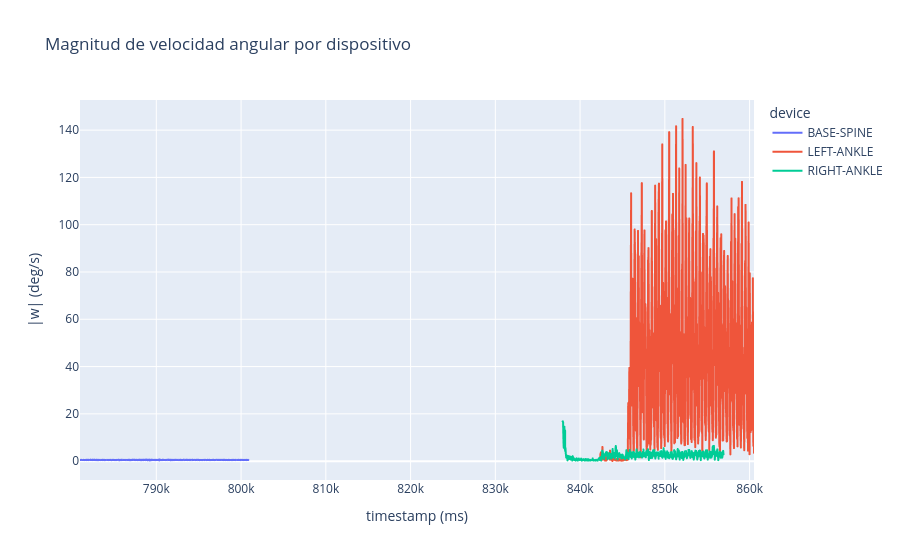

The notebook cell this image was saved under:
### Code cell
# Serie temporal de la magnitud de velocidad angular
fig_gyro = px.line(
    imu_df,
    x="timestamp",
    y="gyro_mag",
    color="device",
    title="Magnitud de velocidad angular por dispositivo",
    labels={"timestamp": "timestamp (ms)", "gyro_mag": "|w| (deg/s)"},
)
fig_gyro

### Figure 1 — Plotly figure (JSON) as saved in the notebook; plotly's stock layout.template omitted (floating-point values rounded to 4 significant figures; data arrays with more than 128 entries replaced by an {"elided": "..."} marker saying what was removed)
{"data": [{"hovertemplate": "device=BASE-SPINE<br>timestamp (ms)=%{x}<br>|w| (deg/s)=%{y}<extra></extra>", "legendgroup": "BASE-SPINE", "line": {"color": "#636efa", "dash": "solid"}, "marker": {"symbol": "circle"}, "mode": "lines", "name": "BASE-SPINE", "showlegend": true, "type": "scattergl", "x": {"elided": "756 int values"}, "xaxis": "x", "y": {"elided": "756 float values"}, "yaxis": "y"}, {"hovertemplate": "device=LEFT-ANKLE<br>timestamp (ms)=%{x}<br>|w| (deg/s)=%{y}<extra></extra>", "legendgroup": "LEFT-ANKLE", "line": {"color": "#EF553B", "dash": "solid"}, "marker": {"symbol": "circle"}, "mode": "lines", "name": "LEFT-ANKLE", "showlegend": true, "type": "scattergl", "x": {"elided": "691 int values"}, "xaxis": "x", "y": {"elided": "691 float values"}, "yaxis": "y"}, {"hovertemplate": "device=RIGHT-ANKLE<br>timestamp (ms)=%{x}<br>|w| (deg/s)=%{y}<extra></extra>", "legendgroup": "RIGHT-ANKLE", "line": {"color": "#00cc96", "dash": "solid"}, "marker": {"symbol": "circle"}, "mode": "lines", "name": "RIGHT-ANKLE", "showlegend": true, "type": "scattergl", "x": {"elided": "653 int values"}, "xaxis": "x", "y": {"elided": "653 float values"}, "yaxis": "y"}], "layout": {"legend": {"title": {"text": "device"}, "tracegroupgap": 0}, "title": {"text": "Magnitud de velocidad angular por dispositivo"}, "xaxis": {"anchor": "y", "domain": [0, 1], "title": {"text": "timestamp (ms)"}}, "yaxis": {"anchor": "x", "domain": [0, 1], "title": {"text": "|w| (deg/s)"}}}}
